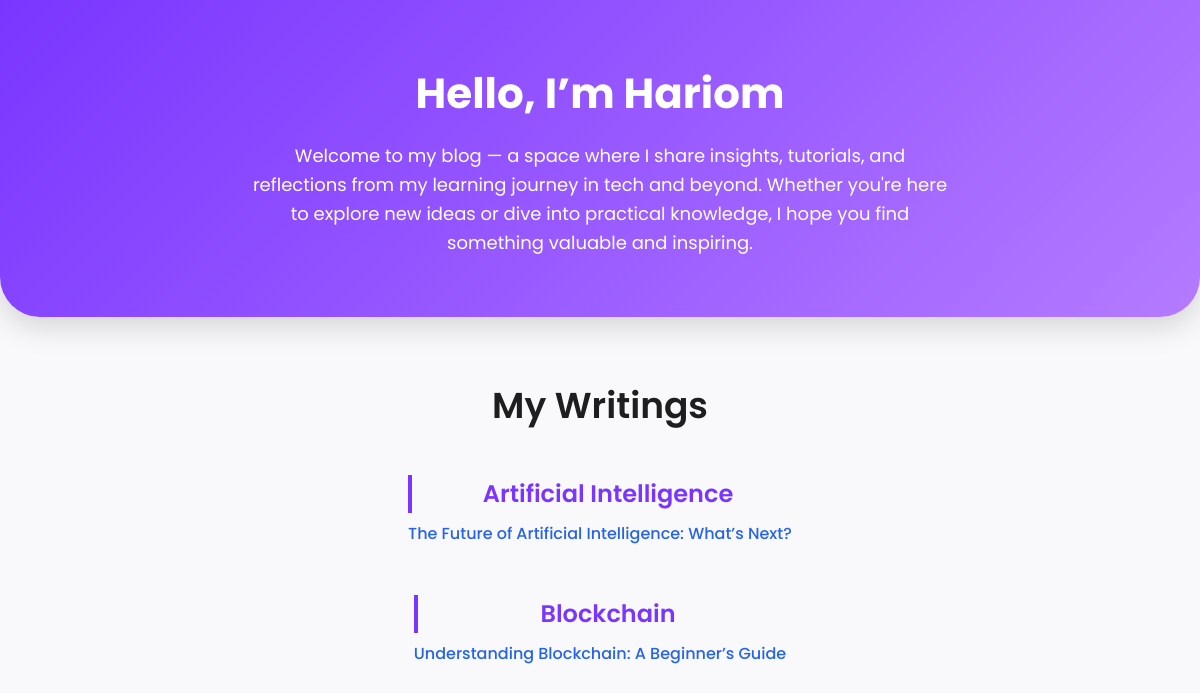
Screenshot of /blog/ with the database file from the repository.
### Base/models.py (models this page shows, shortened)
class Blogs(models.Model):
    category = models.CharField(max_length=100)  # e.g. "Tools for Thought"
    title = models.CharField(max_length=300)     # e.g. "How can we develop transformative tools for thought?"
    link = models.URLField()                     # e.g. "https://medium.com/..."

### Base/views.py (the view)
# urls.py: path('blog/',views.blog,name='blog'),
def blog(request):
    categories = {}
    for entry in Blogs.objects.all():
        categories.setdefault(entry.category, []).append(entry)
    return render(request, 'blog.html', {'categories': categories})

### Base/templates/blog.html (shortened to what this page needs)
{% load static %}
<!DOCTYPE html>
<html lang="en">
<head>
    <link rel="stylesheet" href="{% static 'css/blog_style.css' %}">
</head>
<body>
<header class="header">
    <div class="container">
        <h1>Hello, I’m Hariom</h1>
        <p>Welcome to my blog — a space where I share insights,
            tutorials, and reflections from my learning journey in tech and beyond.
            Whether you're here to explore new ideas or dive
            into practical knowledge, I hope you find something
            valuable and inspiring.</p>
    </div>
</header>
<section id="blogs" class="container blog-section">
    <h2>My Writings</h2>
    <div class="blog-list">
        {% for category, entries in categories.items %}
            <div class="blog-category">
                <div class="blog-category-title">{{ category }}</div>
                <ul class="blog-entry-list">
                    {% for entry in entries %}
                        <li><a href="{{ entry.link }}" target="_blank">{{ entry.title }}</a></li>
                    {% endfor %}
                </ul>
            </div>
        {% endfor %}
    </div>
</section>
</body>
</html>

### static/css/blog_style.css (style rules this page uses)
* { margin: 0; padding: 0; box-sizing: border-box; }
body { font-family: 'Poppins', sans-serif; background: #f9f9fb; color: #222; line-height: 1.6; }
.container { width: 90%; max-width: 1200px; margin: auto; }
.header { background: linear-gradient(135deg, #7a36ff, #b47bff); color: white; padding: 60px 20px; text-align: center; border-bottom-left-radius: 40px; border-bottom-right-radius: 40px; box-shadow: 0 10px 30px rgba(0, 0, 0, 0.15); }
.header h1 { font-size: 42px; font-weight: 700; margin-bottom: 15px; }
.header p { font-size: 18px; max-width: 700px; margin: 0 auto; }
.blog-section { padding: 60px 0; text-align: center; }
.blog-section h2 { font-size: 36px; margin-bottom: 40px; color: #1e1e1e; font-weight: 600; text-align: center; }
.blog-list { display: flex; flex-direction: column; gap: 2.5rem; align-items: center; text-align: center; }
.blog-category-title { font-size: 1.5rem; font-weight: 600; color: #7a36ff; margin-bottom: 0.5rem; border-left: 4px solid #7a36ff; padding-left: 12px; text-align: center; }
.blog-entry-list { list-style: none; padding-left: 0; text-align: center; }
.blog-entry-list li { margin-bottom: 0.5rem; text-align: center; }
.blog-entry-list a { text-decoration: none; color: #2563eb; font-weight: 500; transition: color 0.2s ease; text-align: center; }

### rows the page displays
Blogs: category "Artificial Intelligence", title "The Future of Artificial Intelligence: What’s Next?"
Blogs: category "Blockchain", title "Understanding Blockchain: A Beginner’s Guide"
